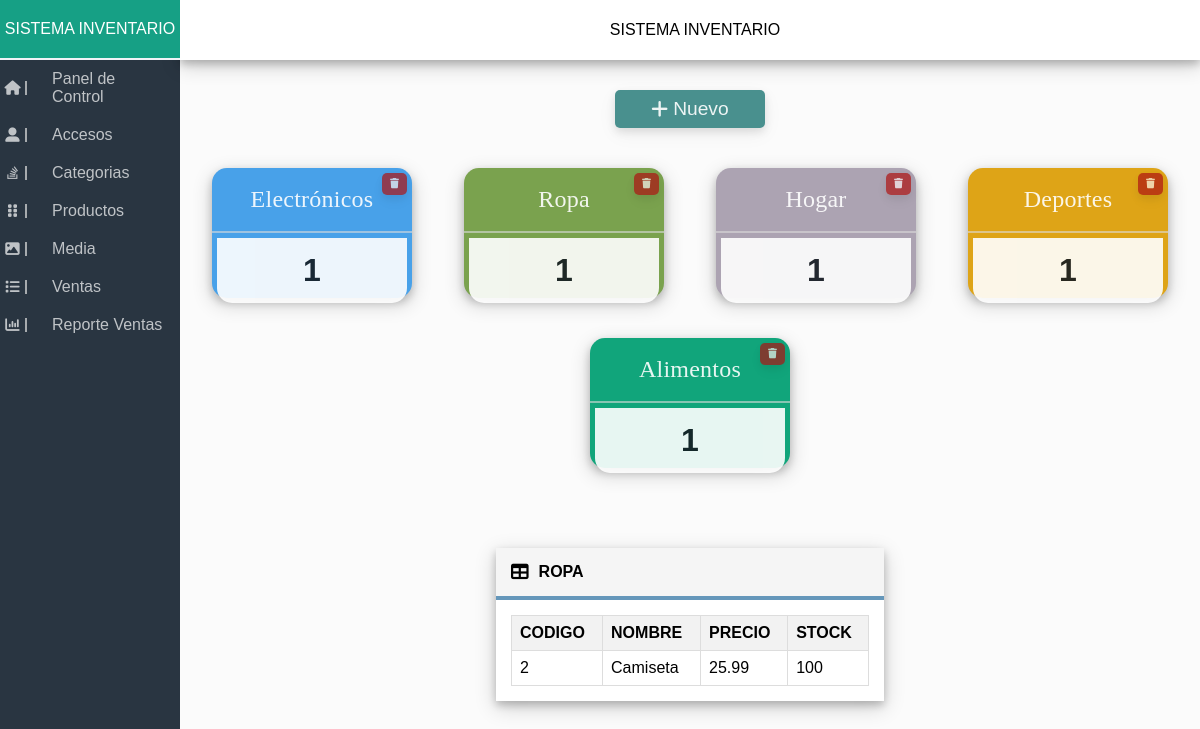
Screenshot of /index.php?m=index&url=Categorias&table=Categoria&on=2&tableShow=Producto&nombre=Ropa with the database file from the repository.
### tables this page shows
CREATE TABLE Categoria(
	Codigo INT AUTO_INCREMENT PRIMARY KEY,
    Nombre VARCHAR(30) NOT NULL,
    Descripcion VARCHAR(255) NOT NULL
);

CREATE TABLE Producto(
	Codigo INT AUTO_INCREMENT PRIMARY KEY,
    Nombre VARCHAR(30) NOT NULL,
    Precio DECIMAL(8,2) NOT NULL,
    Stock INT NOT NULL,
    CodigoC INT,
    CodigoPr INT,
    FOREIGN KEY (CodigoC) REFERENCES Categoria(Codigo),
    FOREIGN KEY (CodigoPr) REFERENCES Proveedor(Codigo)
);

### controlador/index.php (called while the page is built, shortened)
<?php
    require_once("modelo/index.php");
    class Controller{
        static function index(){
            $url = $_REQUEST['url'];
            require_once("vista/$url.php");
        }
    }
?>

### modelo/index.php (called while the page is built, shortened)
<?php
    class Modelo{
        public $db;
        private $datos;
        public function __construct(){
            $this->db = new PDO('mysql:host=localhost;dbname=Inventario',"root","");
        }
        public function consulta($query, $Assoc){
            $resultado = $this->db->query($query);
            if ($resultado) {
                if ($Assoc) {
                    $this->datos = $resultado->fetchAll(PDO::FETCH_ASSOC);
                }
                else {
                    $this->datos = $resultado->fetchAll(PDO::FETCH_NUM);
                }
                return $this->datos;
            }else {
                echo "Error en la consulta";
                return;
            }
         }
    }
?>

### vista/Categorias.php (the view, shortened to what this page needs)
<?php $Model = new Modelo(); ?>
<div class="Stats">
	<div style="width: 100%">
		<a class="btn new" style="width: 150px; font-size: 1.5em; margin-bottom: 20px;" onclick="openModal()">
			<i class="fa-solid fa-plus fa-fade"></i>
			<p>Nuevo</p>
		</a>
	</div>
	<?php
        $dato =  $Model->consulta("SELECT * FROM Categoria", 1);
		foreach ($dato as $key):
    ?>
			<div class="CardMini" <?php echo "style=\"background-color: rgb(".strval((22 + (50 * (int)$key['Codigo'])) % 255).",
																			".strval((160 + (1 * (int)$key['Codigo'])) % 255).",
																			".strval((133 + (100 * (int)$key['Codigo'])) % 255).")\" ";?>>
				<div class="CardMini-Head">
					<a href="index.php?m=index&url=Categorias&table=Categoria&on=<?php echo $key['Codigo']?>&tableShow=Producto&nombre=<?php echo $key['Nombre']?>">
						<?php echo $key['Nombre'] ?>
					</a>
					<div>
						<a class="btn delete" href="index.php?m=eliminar&id=<?php echo $key['Codigo']?>&table=Categoria" onclick="return confirm('ESTA SEGURO'); false">
							<i class="fa-solid fa-trash"></i>
						</a>
					</div>
				</div>
				<div class="CardMini-Footer">
					<?php
						$cod = $key['Codigo'];
						$productos = $Model->consulta("SELECT * FROM Producto
													   WHERE CodigoC = $cod;", 1);
					?>
					<p class="Card-Num">  <?php echo count($productos);?> </p>
				</div>
			</div>
	<?php endforeach; ?>
<?php
	if(isset($_GET['on'])):
    	if(isset($_GET['tableShow'])):
			require_once("vista/TablesCategorias.php");
		endif;
	endif;
?>
</div>

### vista/TablesCategorias.php
<?php
    $on = $_REQUEST['on'];
    $table = $_REQUEST['tableShow'];
    $nombre = $_REQUEST['nombre'];
?>
<div style="width: 100%; padding: 50px 30% 0 30%;">
<div class="Table">
    <div class="Table-Header">
        <i class="fa-solid fa-table"></i>
        <p><?php echo strtoupper($nombre)?></p>
    </div>
    <div class="Table-Contain">
        <table>
            <tr >
                <?php
                    $NTablas = $Model->consulta("DESCRIBE $table", 1);
                    foreach ($NTablas as $key):
                        $NCampo = $key['Field'];
                        if ($NCampo != "CodigoC" && $NCampo != "CodigoPr"):?>
                            <th class="TableHeader" style="font-weight: bold;"><?php echo strtoupper($NCampo)?></th>
                        <?php endif; ?>
                    <?php endforeach; ?>
            </tr>
            <tbody>
                <?php
                    $dato =  $Model->consulta("SELECT * FROM $table WHERE Codigo = $on", 1);
                        foreach ($dato as $key => $fila):?>
                            <tr>
                                <?php foreach ($fila as $v => $value):
                                    if ($v != "CodigoC" && $v != "CodigoPr"): ?>
                                        <td><?php echo $value?></td>
                                    <?php endif; ?>
                                <?php endforeach; ?>
                            </tr>
                        <?php endforeach; ?>
            </tbody>
        </table>
    </div>
</div>
</div>

### vista/css/stylesss.css (style rules this page uses)
* { font-family: Arial, sans-serif; margin: 0; padding: 0; box-sizing: border-box; }
body { background-color: #fbfbfb; }
.Stats { width: 85%; margin: 30px 0; display: flex; justify-content: space-evenly; flex-wrap: wrap; text-align: center; }
.Card-Num { font-size: 2rem; font-weight: bolder; }
.CardMini { width: 200px; height: 130px; margin: 20px; color: #fff; text-align: center; border-radius: 15px; box-shadow: 0px 4px 8px 0 rgba(0, 0, 0, 0.2), 0 6px 20px 0 rgba(0, 0, 0, 0.19); }
.CardMini-Head { height: 50%; border-bottom: 2px solid #dddddd94; position: relative; }
.CardMini-Head > a { width: 100%; height: 100%; display: flex; align-items: center; justify-content: center; text-decoration: none; color: #fff; font-size: 1.5rem; font-family: fantasy; letter-spacing: 0.01em; opacity: 0.9; }
.CardMini-Head > div { position: absolute; top: 5px; right: 3px; opacity: 0.7; }
.CardMini-Head > div > a { font-size: 0.8em; padding: 6px 8px; padding-top: 4px; }
.CardMini-Footer { height: 50%; display: flex; align-items: center; justify-content: center; margin: 5px; border-radius: 0 0 15px 15px; background-color: rgb(255, 255, 255); color: #151b22; opacity: 0.9; }
.Table { width: auto; height: auto; margin: 10px; background-color: #ffffff; box-shadow: 0px 4px 8px 0 rgba(0, 0, 0, 0.2), 0 6px 20px 0 rgba(0, 0, 0, 0.19); }
.Table-Header { display: flex; padding: 15px; background-color: #f5f5f5; border-bottom: 4px solid #6597ba; font-weight: bolder; }
.fa-table { font-size: 1.1rem; margin-right: 10px; }
.Table-Contain { padding: 15px; display: flex; align-items: center; justify-content: center; }
table { width: 100%; border-collapse: collapse; }
th, td { border: 1px solid #ddd; padding: 8px; text-align: left; }
th { background-color: #f2f2f2; }
.btn { display: inline-flex; padding: 8px 15px; margin: 0 2px; font-size: 16px; text-align: center; justify-content: center; align-items: center; text-decoration: none; cursor: pointer; border-radius: 5px; transition: background-color 0.3s, color 0.3s; background-color: rgba(73, 144, 142, 255); box-shadow: 0px 4px 8px 0 rgba(0, 0, 0, 0.1), 0 6px 20px 0 rgba(0, 0, 0, 0.05); text-shadow: none; }
.btn i { padding-top: 2px; font-size: 0.8em; color: #fff; opacity: 0.9; }
.btn p { margin-left: 5px; font-size: 0.8em; color: #fff; opacity: 0.9; }
.delete { background-color: rgb(173, 18, 18); }

### rows the page displays
categoria: Nombre "Electrónicos", count($productos) "1"
categoria: Nombre "Ropa", count($productos) "1"
categoria: Nombre "Hogar", count($productos) "1"
categoria: Nombre "Deportes", count($productos) "1"
categoria: Nombre "Alimentos", count($productos) "1"
producto: Codigo "2", Nombre "Camiseta", Precio "25.99", Stock "100"

### other values shown
$nombre "ROPA"
$NCampo "CODIGO"
$NCampo "NOMBRE"
$NCampo "PRECIO"
$NCampo "STOCK"
